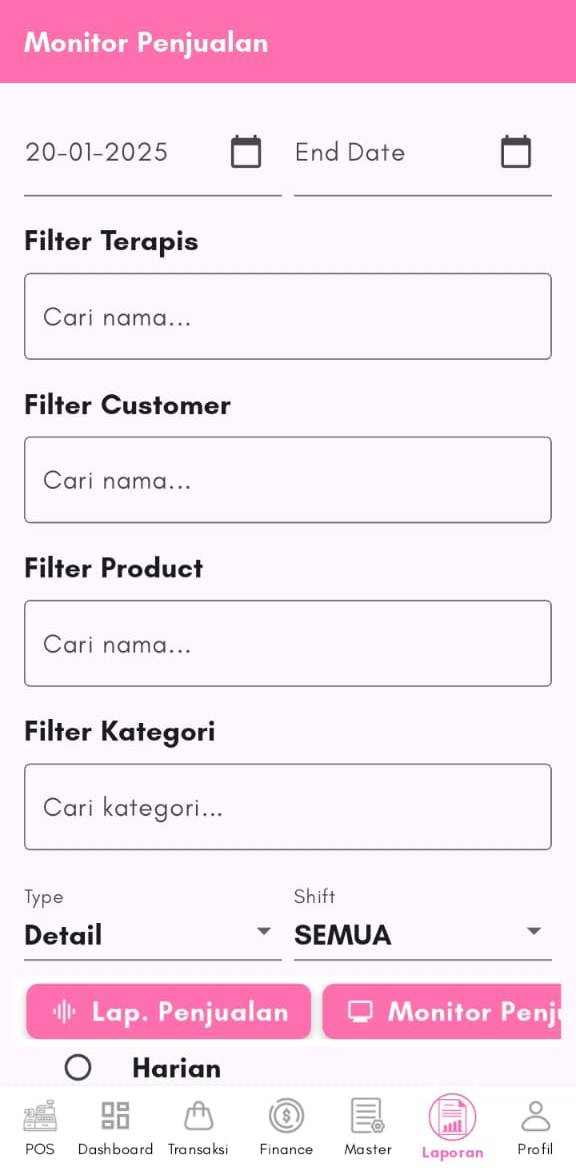
#> input picture screenshots/original/WhatsApp Image 2025-02-14 at 16.53.09 (1).jpeg, 576 x 1171 px, found by its file name; its folder holds only this picture in this run
$ python resize_screenshots.py
#> lines starting #> are read from the running program, lines starting #| are printed output that depends on the picture
from PIL import Image
import os

# Define required sizes
sizes = {
    "6.7_portrait": (1290, 2796),
    "6.7_landscape": (2796, 1290),
    "6.9_portrait": (1320, 2868),
    "6.9_landscape": (2868, 1320),
}

# Input and output directories
input_dir = 'screenshots/original'
output_dir = 'screenshots/resized'

# Create output directories
for size_key in sizes.keys():
    os.makedirs(os.path.join(output_dir, size_key), exist_ok=True)

# Resize images
for filename in os.listdir(input_dir):
    if filename.endswith(('.png', '.jpg', '.jpeg')):
        img_path = os.path.join(input_dir, filename)
        img = Image.open(img_path)
#> img is the input picture: PIL image 576x1171 RGB; mean R, G, B 247.6, 227.2, 239.6
        for size_key, size in sizes.items():
            resized_img = img.resize(size, Image.LANCZOS)  # Use LANCZOS for high-quality resizing
            resized_img.save(os.path.join(output_dir, size_key, filename))
#> this loop made 4 passes
#> pass 1, `resized_img = img.resize(size, Image.LANCZOS)`:
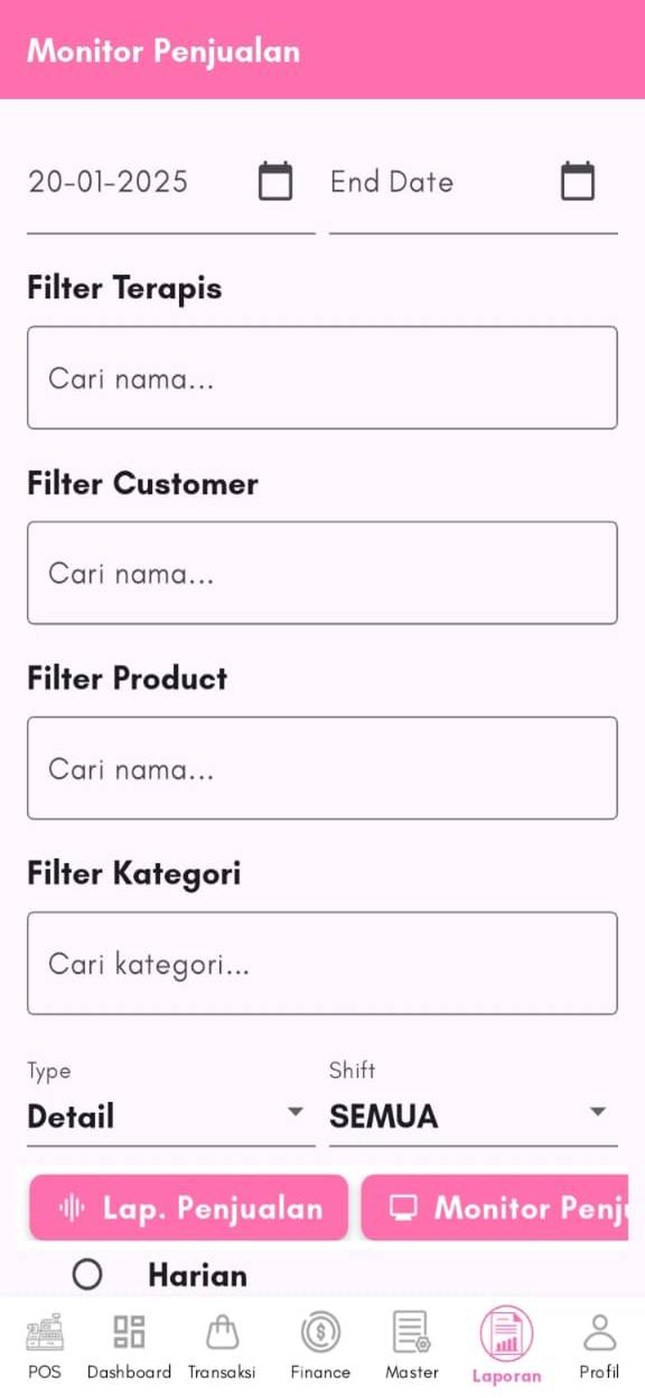
#> resized_img: PIL image 1290x2796 RGB (shown at 1/2 size); mean R, G, B 247.5, 227.1, 239.5
#> pass 2, `resized_img = img.resize(size, Image.LANCZOS)`:
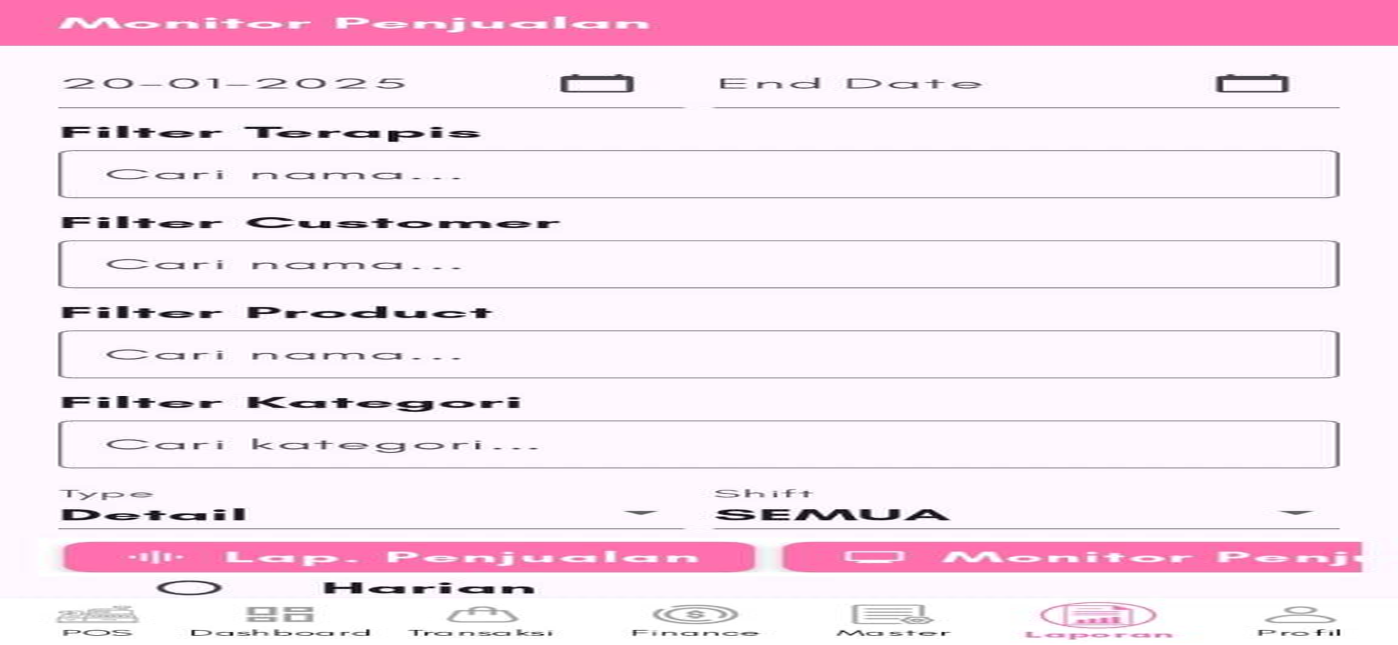
#> resized_img: PIL image 2796x1290 RGB (shown at 1/2 size); mean R, G, B 247.5, 227.1, 239.5

print("Resizing complete.")

$ run again, on screenshots/original/WhatsApp Image 2025-02-14 at 16.53.11 (1).jpeg
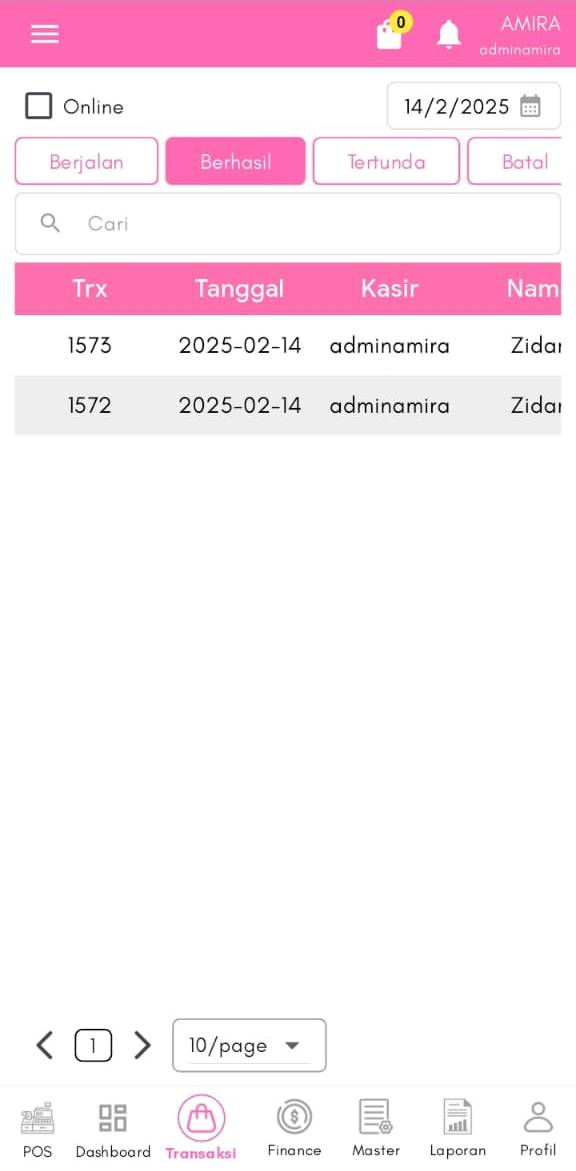
#> input picture screenshots/original/WhatsApp Image 2025-02-14 at 16.53.11 (1).jpeg, 576 x 1171 px, found by its file name
#> img is the input picture: PIL image 576x1171 RGB; mean R, G, B 250.8, 235.5, 242.9
#> the loop `for size_key, size in sizes.items():` made 4 passes
#> pass 1, `resized_img = img.resize(size, Image.LANCZOS)`:
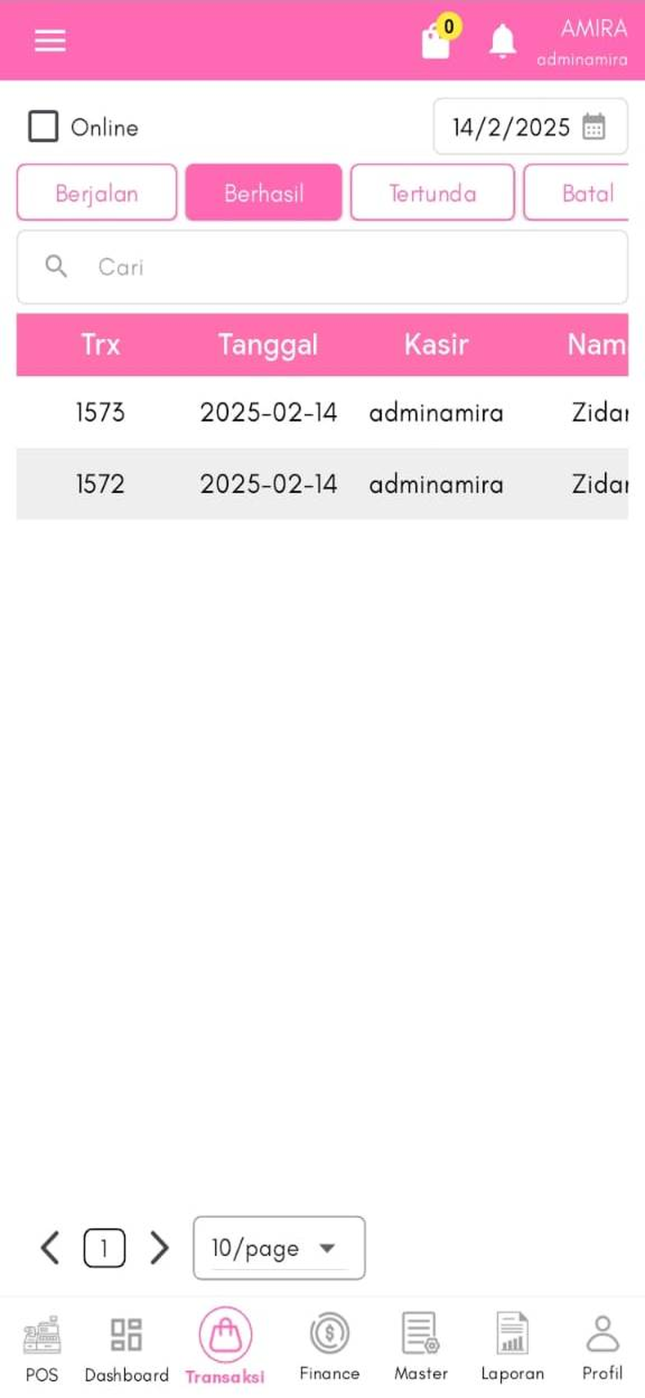
#> resized_img: PIL image 1290x2796 RGB (shown at 1/2 size); mean R, G, B 250.7, 235.4, 242.9
#> pass 2, `resized_img = img.resize(size, Image.LANCZOS)`:
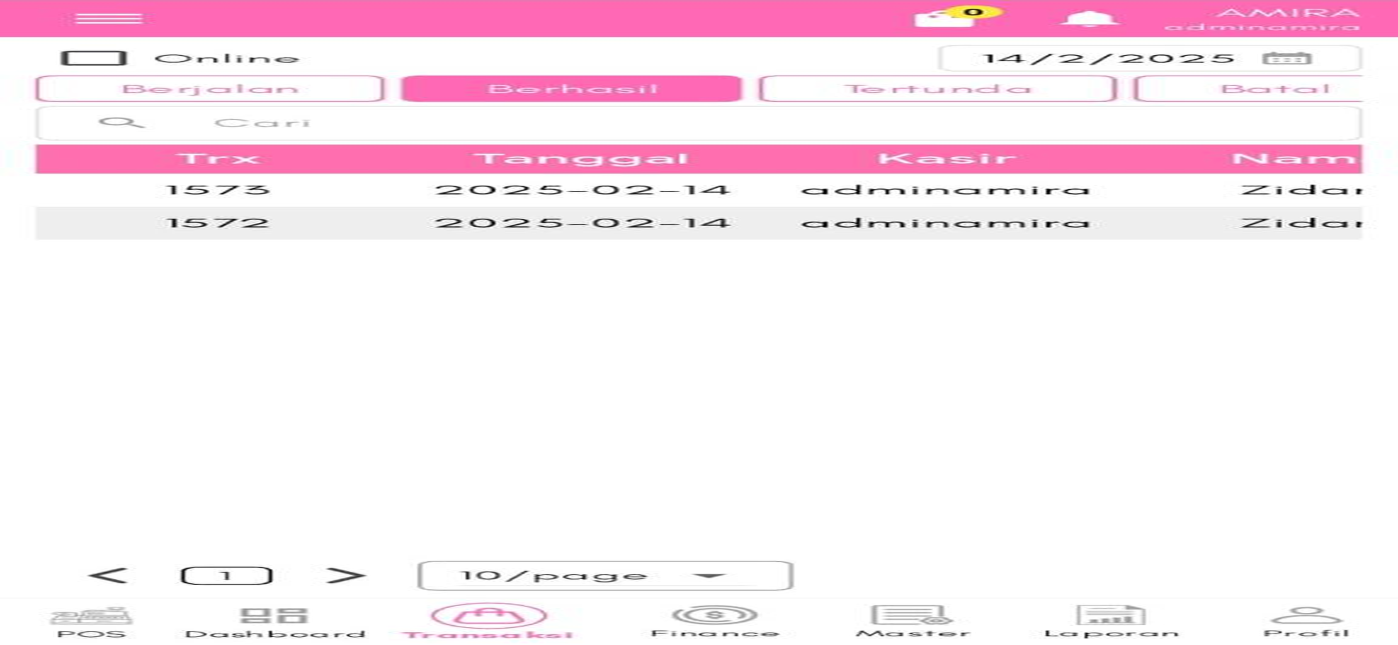
#> resized_img: PIL image 2796x1290 RGB (shown at 1/2 size); mean R, G, B 250.7, 235.4, 242.9

$ run again, on screenshots/original/WhatsApp Image 2025-02-14 at 16.53.11.jpeg
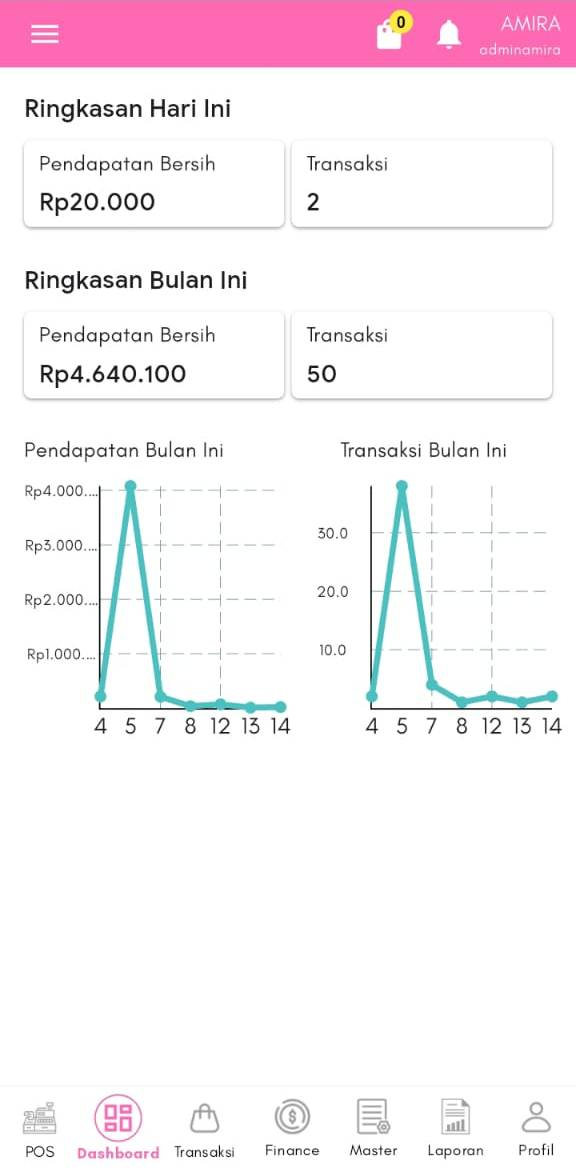
#> input picture screenshots/original/WhatsApp Image 2025-02-14 at 16.53.11.jpeg, 576 x 1171 px, found by its file name
#> img is the input picture: PIL image 576x1171 RGB; mean R, G, B 247.8, 241, 245
#> the loop `for size_key, size in sizes.items():` made 4 passes
#> pass 1, `resized_img = img.resize(size, Image.LANCZOS)`:
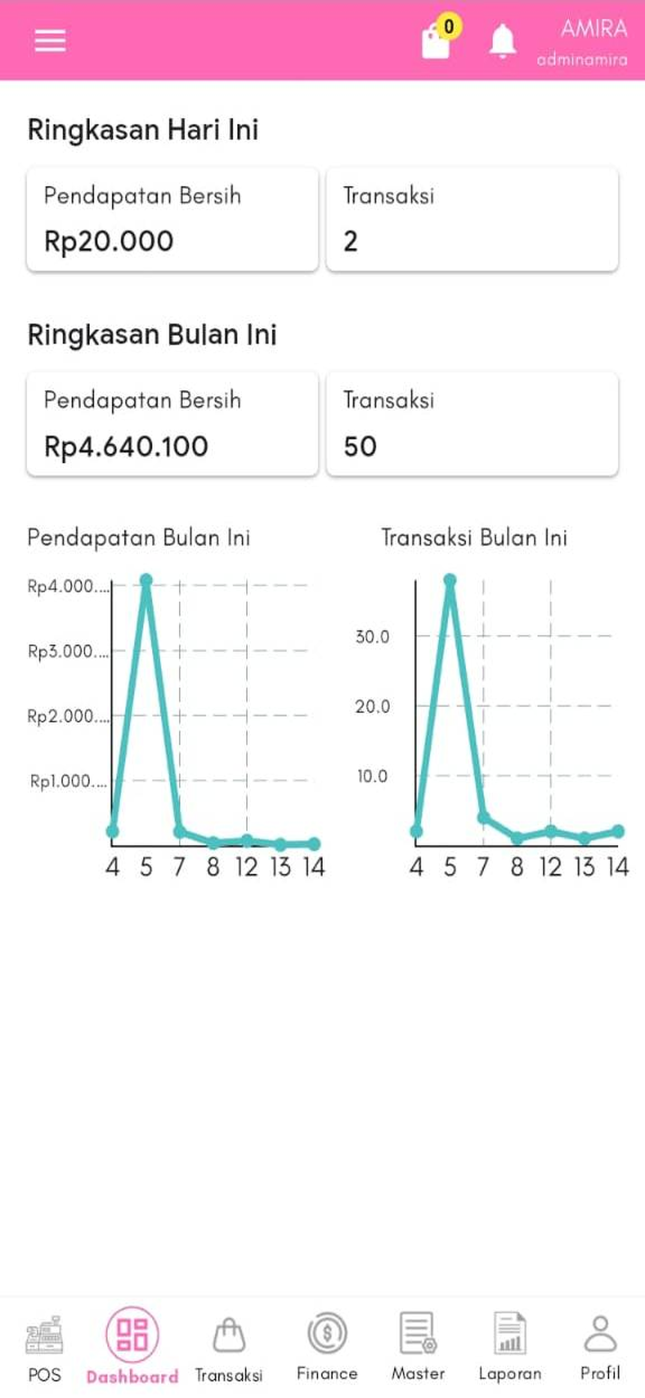
#> resized_img: PIL image 1290x2796 RGB (shown at 1/2 size); mean R, G, B 247.7, 240.9, 244.9
#> pass 2, `resized_img = img.resize(size, Image.LANCZOS)`:
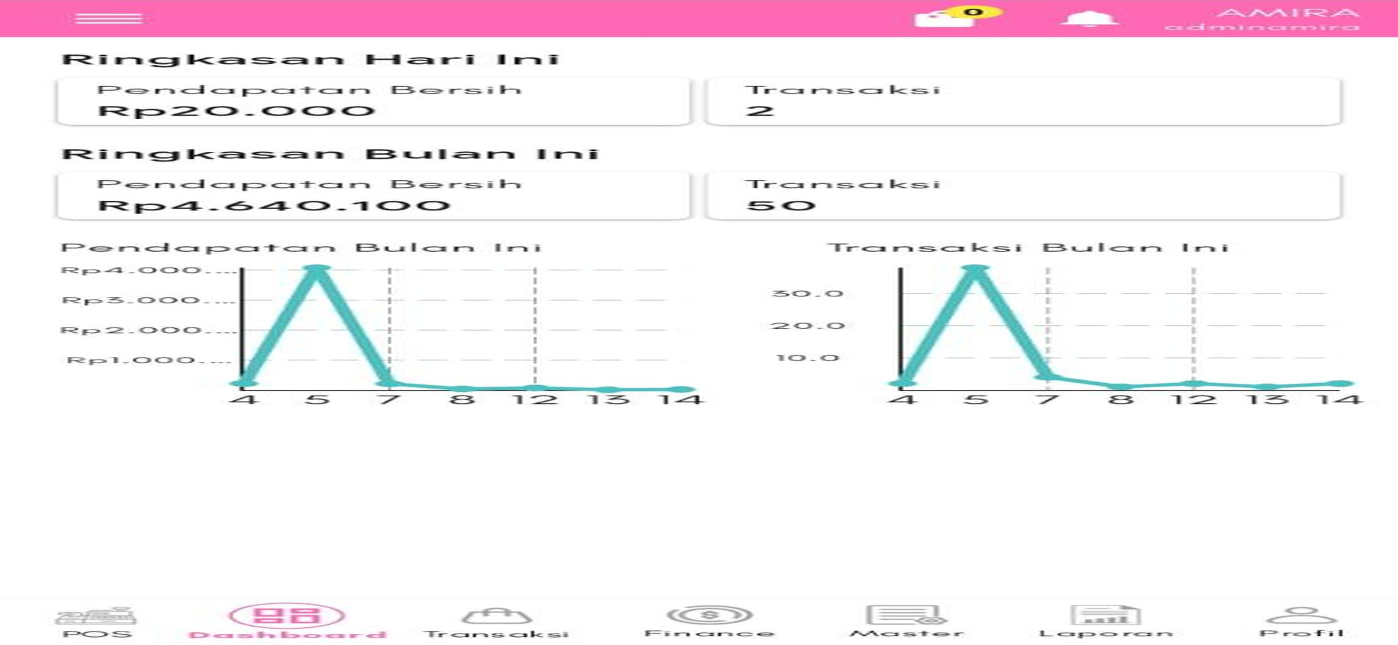
#> resized_img: PIL image 2796x1290 RGB (shown at 1/2 size); mean R, G, B 247.7, 240.9, 244.9

$ run again, on screenshots/original/WhatsApp Image 2025-02-14 at 16.53.12.jpeg
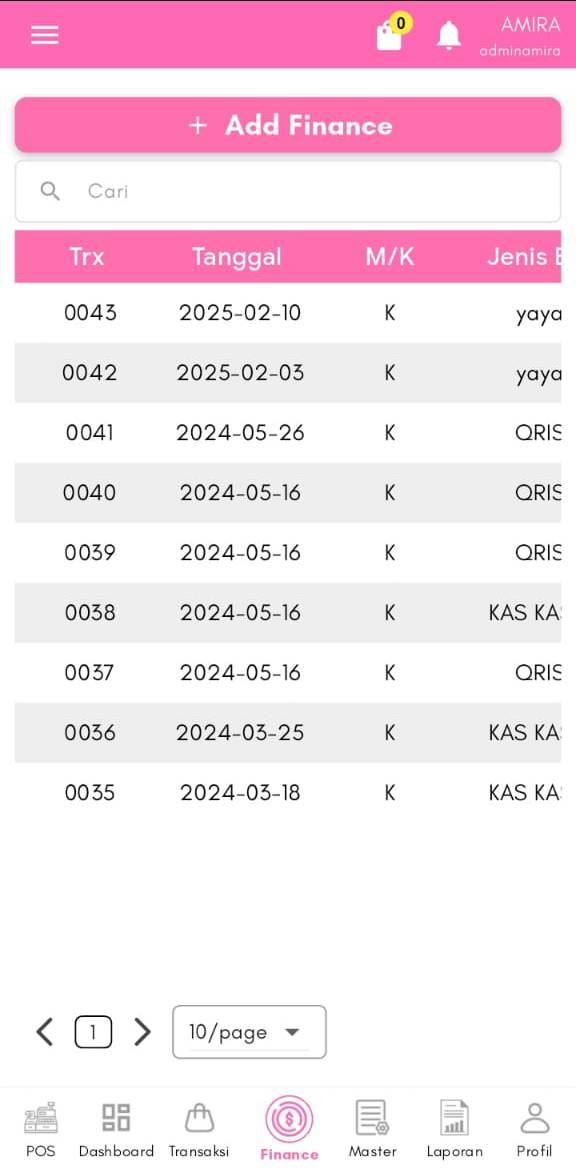
#> input picture screenshots/original/WhatsApp Image 2025-02-14 at 16.53.12.jpeg, 576 x 1171 px, found by its file name
#> img is the input picture: PIL image 576x1171 RGB; mean R, G, B 246.1, 226.4, 235.7
#> the loop `for size_key, size in sizes.items():` made 4 passes
#> pass 1, `resized_img = img.resize(size, Image.LANCZOS)`:
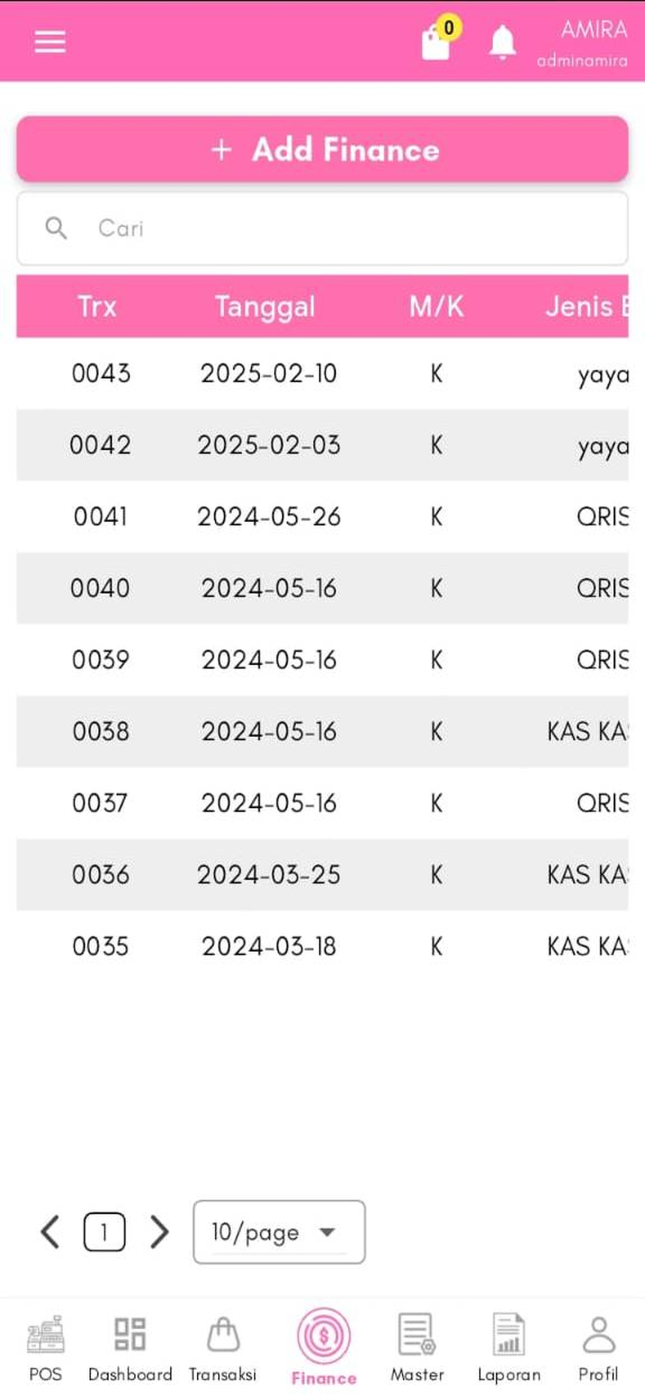
#> resized_img: PIL image 1290x2796 RGB (shown at 1/2 size); mean R, G, B 246.1, 226.4, 235.7
#> pass 2, `resized_img = img.resize(size, Image.LANCZOS)`:
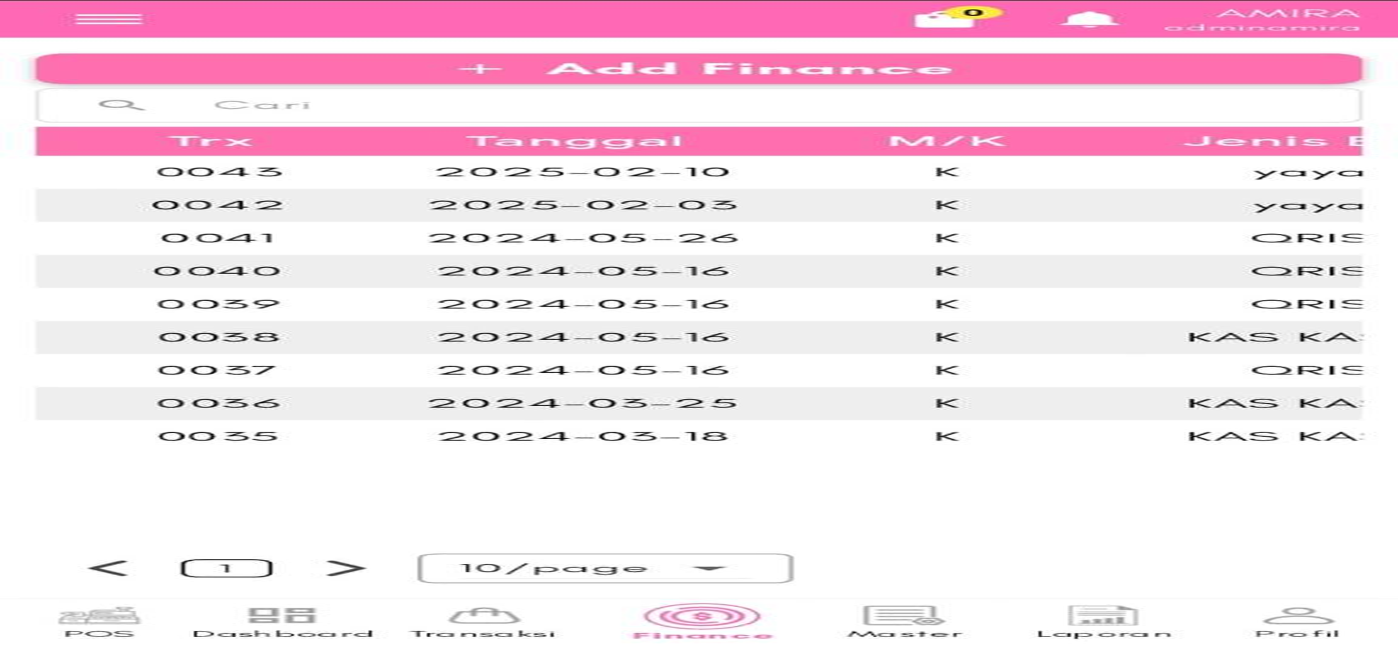
#> resized_img: PIL image 2796x1290 RGB (shown at 1/2 size); mean R, G, B 246.1, 226.4, 235.7
